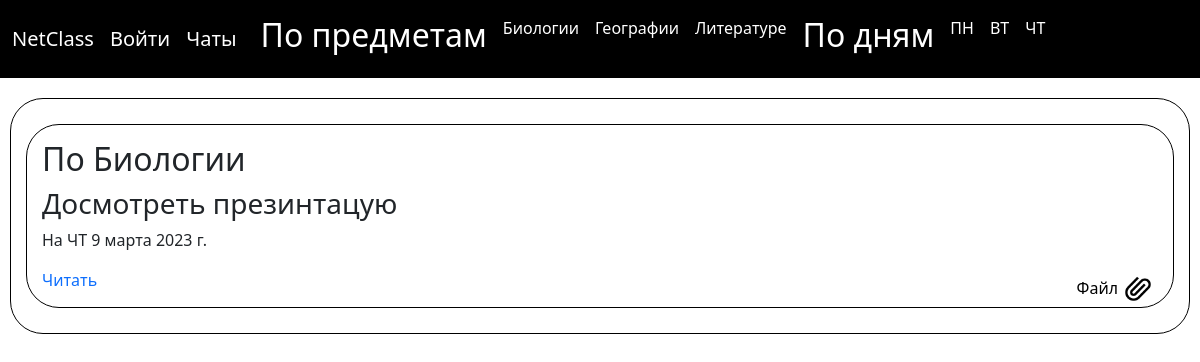
The app's page /obj/8/ with its own data.
### posts/models.py (models this page shows, shortened)
class Object(models.Model):
    name = models.CharField(max_length=100)
    def __str__(self):
        return self.name

class Day(models.Model):
    date = models.CharField(max_length=30)
    def __str__(self):
        return self.date

class Posts(models.Model):
    text = models.CharField(max_length=100)
    day = models.ForeignKey('Day', on_delete=models.CASCADE)
    date = models.DateField(null=True)
    object = models.ForeignKey('Object', on_delete=models.CASCADE)
    file = models.FileField(null=True, blank=True, upload_to='files/')

### posts/views.py (the view)
# urls.py: path('obj/<int:obj_id>/', show_obj, name='obj'),
def show_obj(request, obj_id):
    posts = Posts.objects.filter(object=obj_id)
    return render(request, 'posts/show_obj.html', {'posts':posts, 'object':object})

### posts/templatetags/posts_tags.py (called while the page is built)
@register.simple_tag()
def get_days():
    return Day.objects.all()

@register.simple_tag()
def get_obj():
    return Object.objects.all()

### posts/templates/posts/show_obj.html (shortened to what this page needs)
{% extends 'posts/base.html' %}
{% load static %}
{% block content %}
        <div class="post">
                {% for p in posts %}
                        <div class="post">
                     <h2>По {{ p.object }}</h2>
                    <h3 class="text">{{ p.text }}</h3>
                    <p class="day">На {{ p.day }}  {{ p.date }}</p>
                    {% if p.file %}
                    <div class="file"><a href="{{ p.file.url }}">Файл</a><img src="{% static 'posts/img/screpka.png' %}" width="40"></div>
                    {% endif %}
                    <a class="read-post" href="{% url 'post' p.pk %}">Читать</a>
                </div>
                {% endfor %}
        </div>
{% endblock content %}

### posts/templates/posts/base.html (shortened to what this page needs)
{% load static %}
{% load posts_tags %}
<html>
  <head>
      <link rel="stylesheet" type="text/css" href="{% static 'posts/css/styles.css' %}">
       <link href="https://cdn.jsdelivr.net/npm/bootstrap@5.3.0-alpha1/dist/css/bootstrap.min.css" rel="stylesheet">
  </head>
  <body>
    <nav class="navbar navbar-expand-xl navbar-dark bg-black nav-fixed" aria-label="Sixth navbar example">
    <div class="container-fluid">
        <a class="navbar-brand" href="/">NetClass</a>
        {% if request.user.is_authenticated %}
        <a class="navbar-brand">{{ user.username }}</a>
        <a class="navbar-brand" href="{% url 'logout' %}">Выйти</a>
        <a class="navbar-brand" href="{% url 'add_post' %}">
            <h1>+</h1>
        </a>
        {% else %}
        <a class="navbar-brand" href="{% url 'login' %}">Войти</a>
        {% endif %}
        <a class="navbar-brand" href="{% url 'chats' %}">Чаты</a>
      <div class="navbar-collapse collapse" id="navbarsExample06" style="">
        <ul class="navbar-nav me-auto mb-2 mb-xl-0">
            <li class="nav-item"><h2><a class="nav-link active">По предметам</a></h2></li>
            {% get_obj as objects %}
            {% for object in objects %}
            {% if object.posts_set.exists %}
                <li class="nav-item">
                    <a class="nav-link active" aria-current="page" href="{% url 'obj' object.pk %}">{{ object }}</a>
                </li>
            {% endif %}
            {% endfor %}
            <li class="nav-item"><h2><a class="nav-link active">По дням</a></h2></li>
            {% get_days as days %}
            {% for d in days %}
                {% if d.posts_set.exists %}<li class="nav-item">
                    <a class="nav-link active" href="{% url 'day' d.pk %}">{{ d }}</a>
                </li>
                {% endif %}
            {% endfor %}
        </ul>
      </div>
    </div>
  </nav>
    <div class="wrapper">
      {% block content %}
      {% endblock content %}
    </div>
  </body>
</html>

### posts/static/posts/css/styles.css (style rules this page uses)
body { font-family: Verdana, Geneva, Tahoma, sans-serif; }
.wrapper { padding:10px }
.post { width:100%; border-radius:33px; background:white; border:1px solid black; margin:10px 0 10px; padding:15px }
.read-post { text-decoration:none }
.file { float:right }
.file img, .file a { vertical-align:middle }
.file a { text-decoration:none; color:black }

### records on screen
Object: name "Биологии"
Object: name "Географии"
Object: name "Литературе"
Day: date "ПН"
Day: date "ВТ"
Day: date "ЧТ"
Posts: object "Биологии", text "Досмотреть презинтацую", day "ЧТ", date "9 марта 2023 г."
